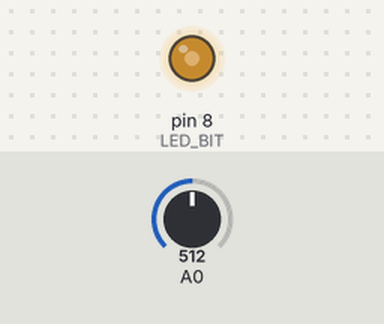
Simulated run of this sketch. Board: Arduino Uno, built with avr-gcc and run on an emulated ATmega328P. Parts: output pins drawn as LEDs (lit = HIGH). The inputs (shaded band) are chosen by the test bench; at power-on: A0 = 512. What the sketch prints to the serial monitor is not drawn.

Above: at 0.1 s.
Timing chart, 0 to 1.6 s (numbered marks = the images above):
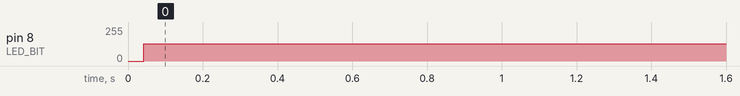

Measured:
- by itself, pin 8 (LED_BIT): 0/255 → 128/255 at 0.04 s

The sketch:

lockin.ino
```cpp
// lock-in amp, ATmega328 @ 16MHz
// D8 -> 220R -> LED,  A0 <- photodiode amp output
//
// Timer1 ticks at 16kHz and the LED flips every 8 ticks, so the
// reference is just the tick counter. Nothing to sync, nothing to trim.

#include <math.h>

#define LED_BIT  PB0      // D8
#define NCYCLES  1000     // averaging window in 1kHz cycles. 250 is livelier while poking at it.

const uint32_t WINDOW = 16UL * NCYCLES;

volatile int32_t  accI, accQ;
volatile uint32_t n;

volatile int32_t  outI, outQ;
volatile uint32_t outN;
volatile bool     ready;

static uint8_t ph;        // 0..15, ISR only


ISR(TIMER1_COMPA_vect)
{
  // Take last tick's conversion and immediately start the next.
  // Waiting on ADSC in here costs 26us and it isn't needed.
  int16_t s = ADC;
  ADCSRA |= _BV(ADSC);

  if (ph < 8)             accI += s; else accI -= s;
  if (ph >= 4 && ph < 12) accQ += s; else accQ -= s;

  ph = (ph + 1) & 15;

  if (ph < 8) PORTB |=  _BV(LED_BIT);
  else        PORTB &= ~_BV(LED_BIT);

  if (++n >= WINDOW) {
    outI = accI;
    outQ = accQ;
    outN = n;
    accI = 0; accQ = 0; n = 0;
    ready = true;
  }
}


void setup()
{
  Serial.begin(115200);

  DDRB  |=  _BV(LED_BIT);
  PORTB &= ~_BV(LED_BIT);

  ADMUX  = _BV(REFS0);                            // AVcc ref, A0
  ADCSRA = _BV(ADEN) | _BV(ADPS2) | _BV(ADPS0);   // /32 -> 500kHz, 26us/conv
  ADCSRA |= _BV(ADSC);

  noInterrupts();
  TCCR1A = 0;
  TCCR1B = 0;
  TCNT1  = 0;
  OCR1A  = 999;                       // 16e6 / 1000 = 16kHz
  TCCR1B = _BV(WGM12) | _BV(CS10);
  TIMSK1 = _BV(OCIE1A);
  interrupts();

  Serial.println(F("X\tY\tR\ttheta"));
}


void loop()
{
  if (!ready) return;

  int32_t  i, q;
  uint32_t nn;

  noInterrupts();
  i  = outI;
  q  = outQ;
  nn = outN;
  ready = false;
  interrupts();

  // counts -> volts. Multiply first, i is signed and nn isn't.
  float X = i * (5.0f / 1024.0f) / nn;
  float Y = q * (5.0f / 1024.0f) / nn;

  float R = sqrtf(X * X + Y * Y);

  Serial.print(X, 5);  Serial.print('\t');
  Serial.print(Y, 5);  Serial.print('\t');
  Serial.print(R, 5);  Serial.print('\t');
  Serial.println(atan2f(Y, X) * 57.29578f, 1);
}
```
